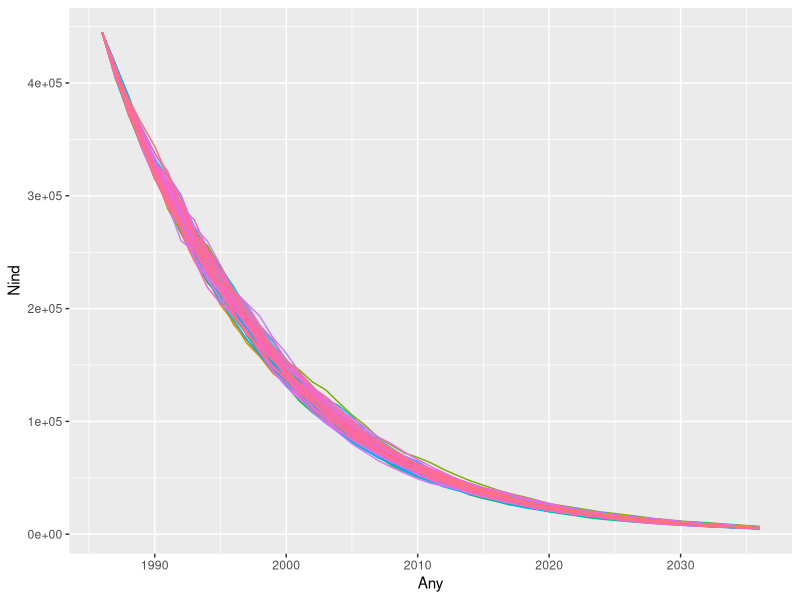
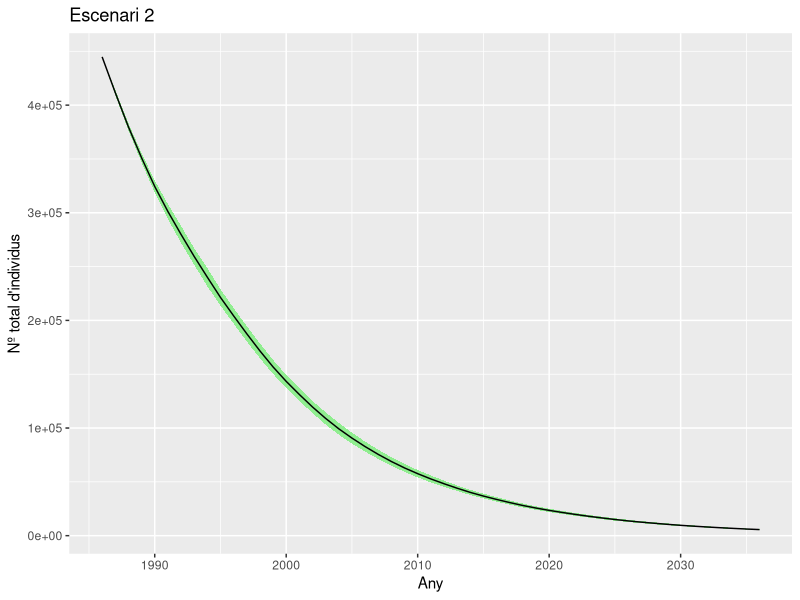

Reproduce these figures in R, in order.
# Llibreries utilitzades

library(ggplot2)
library(tidyr)
library(dplyr)
library(truncnorm)
library(purrr)
library(tidyr)


# Espècie: Gopherus agassizii ----------------------------------------------
# Creem la matriu de transicio 


matriu_pob_goph <- matrix(c(
  0,	0,	0,	0,	0, 0.042,	0.069,	0.069,
  0.716,	0.567,	0,	0,	0,	0,	0,	0,
  0,	0.149,	0.567,	0,	0,	0,	0,	0,
  0,	0,	0.149,	0.604,	0, 0, 0, 0,
  0,	0,	0,	0.235,	0.56,	0,	0,	0,
  0,	0,	0,	0,	0.225,	0.678,	0,	0,
  0,	0,	0,	0,	0,	0.249,	0.851,	0,
  0,	0,	0,	0,	0,	0,	0.016,	0.86
), nrow = 8, byrow = TRUE)

matriu_pob_goph

#creem el vector inicial
vector_inicial <- matrix(c(
  0,
  8276,
  22759,
  28966,
  26897,
  66209,
  167592,
  124142
), nrow = 8, byrow = TRUE)


# Creem un objecte que sigui el vector inicial per crear la taula més endavant
projeccio_poblacio<-vector_inicial

# Nombre de simulacions, anys a simular i any de començament
n_sim <- 100
n_temps <- 50 
y_inici <- 1986

# crear una llista buida per a guardar els resultats

poblist <- vector(length=n_sim,mode='list')

###### Escenari 2

for(sim in 1:n_sim) {
  
  projeccio_poblacio<-vector_inicial
  
  for (time_step in 1:n_temps) {
    
    # Aquí introduïm estocasticitat en 3 paràmetres de la matriu
    # Augmentem la probabilitat de passar a la seguent classe dels juvenils
    # Cada any que passa, aquests valors es mostrejen d'una distribució
    # normal, truncada (per no triar valors erronis)
    
    j1<-rtruncnorm(1, mean = 0.9, sd = 0.1,a=0, b=1)
    j2<-rtruncnorm(1, mean = 0.4, sd = 0.1,a=0, b=1)
    j3<-rtruncnorm(1, mean = 0.4, sd = 0.1,a=0, b=1)
    
    #Aquests valors els hem escollit nosaltres en base a la bibliografia 
    #van canviant de manera aleatoria
    
    matriu_pob_goph <- matrix(c(
      0,	0,	0,	0,	0, 0.042,	0.069,	0.069,
      j1,	0.567,	0,	0,	0,	0,	0,	0,
      0,	j2,	0.567,	0,	0,	0,	0,	0,
      0,	0,	j3,	0.604,	0, 0, 0, 0,
      0,	0,	0,	0.235,	0.56,	0,	0,	0,
      0,	0,	0,	0,	0.225,	0.678,	0,	0,
      0,	0,	0,	0,	0,	0.249,	0.851,	0,
      0,	0,	0,	0,	0,	0,	0.016,	0.86
    ), nrow = 8, byrow = TRUE)
    
    # print(matriu_pob_lotus)
    
    projeccio_poblacio<-cbind(
      projeccio_poblacio,
      round(matriu_pob_goph%*%projeccio_poblacio[,time_step],0)
    )
    
  }
  
  # mostra num simulacio en consola
  print(sim)
  # mostra proj poblacio en consola
  print(projeccio_poblacio)
  # guarda cada proj com a element de la llista
  poblist[[sim]] <- projeccio_poblacio
  # esborra
  rm(projeccio_poblacio)
}


# poblist és una llista que té n_sim elements
# p.ex. per veure q hi ha al primer element:
poblist[[1]]


# Crear data frame amb Nindividus per cada simulacio i any

pob_df <- poblist %>% 
  # la funció map_dfc (paquet purrr) aplica la funció següent per cada element d'una llista i 
  # dóna un data frame
  map_dfc(
    # suma tots els estadis per cada any i simulació
    ~apply(.x,2,sum)) %>% 
  setNames(1:n_sim) %>% 
  cbind(Any=y_inici:(y_inici+n_temps),.) %>% 
  pivot_longer(cols=-Any,names_to='simulation',values_to='Nind') 

# Gràfics de totes les simulacions (fer només si n'hi ha poques, si no, no es veurà res)

ggplot(pob_df, aes(x=Any,y=Nind,col=simulation))+
  geom_line()+
  guides(col="none")
# Farem un promig

# Resum de les simulacions
# mitjana i SD per cada any

pobdf_resum <- pob_df %>% 
  group_by(Any) %>% 
  summarise(
    Ntotal=mean(Nind,na.rm=TRUE),
    SDtotal=sd(Nind,na.rm=TRUE)
  )
pobdf_resum
# Gràfic mostrant N mitjana +/- SD

ggplot(pobdf_resum,aes(x=Any,y= Ntotal))+
  geom_ribbon(aes(ymin=Ntotal-SDtotal,ymax=Ntotal+SDtotal),fill='light green')+
  geom_line(aes(y=Ntotal))+ xlab("Any") + ylab("Nº total d'individus")+ ggtitle("Escenari 2")
